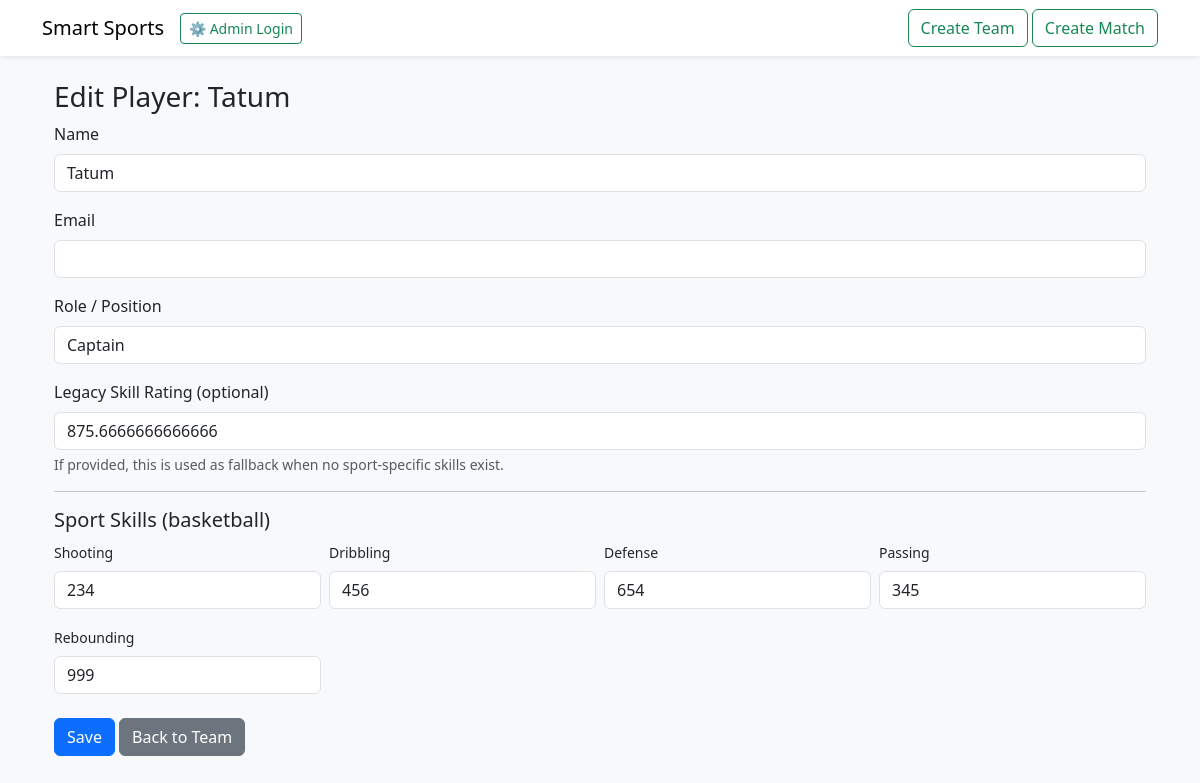
Page /players/2/edit on the committed database.
### app/models.py (models this page shows)
class Player(db.Model):
    id = db.Column(db.Integer, primary_key=True)
    name = db.Column(db.String(120), nullable=False)
    email = db.Column(db.String(200), nullable=True)
    role = db.Column(db.String(80), nullable=True)
    skill_rating = db.Column(db.Integer, default=1200)
    invited = db.Column(db.Boolean, default=False)
    team_id = db.Column(db.Integer, db.ForeignKey('team.id'), nullable=True)
    games_played = db.Column(db.Integer, default=0)
    wins = db.Column(db.Integer, default=0)
    losses = db.Column(db.Integer, default=0)
    is_admin = db.Column(db.Boolean, default=False)
    skills = db.relationship("PlayerSkill", backref="player", lazy=True, cascade="all, delete-orphan")

class Team(db.Model):
    id = db.Column(db.Integer, primary_key=True)
    name = db.Column(db.String(120), nullable=False)
    color = db.Column(db.String(30), nullable=True)
    skill_rating = db.Column(db.Integer, default=1200)
    created_at = db.Column(db.DateTime, default=datetime.utcnow)
    sport = db.Column(db.String(50), nullable=True, default="soccer")
    captain_id = db.Column(db.Integer, db.ForeignKey('player.id'), nullable=True)
    matches_played = db.Column(db.Integer, default=0)
    matches_won = db.Column(db.Integer, default=0)
    matches_lost = db.Column(db.Integer, default=0)
    players = db.relationship("Player", backref="team", lazy=True, foreign_keys="Player.team_id")

class PlayerSkill(db.Model):
    id = db.Column(db.Integer, primary_key=True)
    player_id = db.Column(db.Integer, db.ForeignKey('player.id'), nullable=False)
    sport = db.Column(db.String(50), nullable=False)
    name = db.Column(db.String(80), nullable=False)
    value = db.Column(db.Integer, nullable=False, default=0)

### app/routes.py (the view, shortened to what this page needs)
@app.route("/players/<int:player_id>/edit", methods=["GET", "POST"])
def edit_player(player_id):
    player = Player.query.get_or_404(player_id)
    team = player.team
    sport = team.sport if team else None
    skill_names = skill_fields_for_sport(sport)
    existing_skills = {s.name: s.value for s in player.skills}
    return render_template("edit_player.html", player=player, team=team, skill_names=skill_names, existing_skills=existing_skills)

### app/routes.py (called while the page is built)
def skill_fields_for_sport(sport):
    mapping = {
        "soccer": ["Shooting", "Passing", "Defending", "Speed", "Stamina"],
        "basketball": ["Shooting", "Dribbling", "Defense", "Passing", "Rebounding"],
        "volleyball": ["Serving", "Spiking", "Blocking", "Setting", "Passing"],
        "hockey": ["Shooting", "Skating", "Defense", "Checking", "Passing"],
        "football": ["Throwing", "Catching", "Tackling", "Speed", "Awareness"],
        "cricket": ["Bowling", "Batting", "Fielding", "Speed", "Fitness"],
        "default": ["Skill A", "Skill B", "Skill C", "Skill D", "Skill E"]
    }
    if not sport:
        return mapping["default"]
    return mapping.get(sport.lower(), mapping["default"])

### app/templates/edit_player.html
{% extends "base.html" %}
{% block content %}
<div class="container mt-4">
    <h3>Edit Player: {{ player.name }}</h3>
    <form method="POST" action="{{ url_for('edit_player', player_id=player.id) }}">
        <div class="mb-3">
            <label class="form-label">Name</label>
            <input class="form-control" name="name" value="{{ player.name }}" required>
        </div>
        <div class="mb-3">
            <label class="form-label">Email</label>
            <input class="form-control" name="email" value="{{ player.email or '' }}">
        </div>
        <div class="mb-3">
            <label class="form-label">Role / Position</label>
            <input class="form-control" name="role" value="{{ player.role or '' }}">
        </div>
        <div class="mb-3">
            <label class="form-label">Legacy Skill Rating (optional)</label>
            <input type="number" class="form-control" name="skill_rating" value="{{ player.skill_rating or 1200 }}">
            <div class="form-text">If provided, this is used as fallback when no sport-specific skills exist.</div>
        </div>
        <hr>
        <h5>Sport Skills {% if team %} ({{ team.sport }}) {% endif %}</h5>
        <div class="row g-2">
            {% for skill_name in skill_names %}
            <div class="col-md-3 mb-2">
                <label class="form-label small">{{ skill_name }}</label>
                <input type="number" class="form-control" min="0" max="999"
                       name="skill_{{ skill_name.replace(' ', '_') }}"
                       value="{{ existing_skills.get(skill_name, '') }}">
            </div>
            {% endfor %}
        </div>
        <div class="mt-3">
            <button class="btn btn-primary" type="submit">Save</button>
            {% if team %}
            <a class="btn btn-secondary" href="{{ url_for('team_detail', team_id=team.id) }}">Back to Team</a>
            {% else %}
            <a class="btn btn-secondary" href="{{ url_for('index') }}">Back</a>
            {% endif %}
        </div>
    </form>
</div>
{% endblock %}

### rows in the picture
Player: name "Tatum", role "Captain", skill_rating "875.6666666666666"
Team: sport "basketball"
PlayerSkill: name "Shooting", skill_Shooting "234"
PlayerSkill: name "Dribbling", get "456"
PlayerSkill: name "Defense", get "654"
PlayerSkill: name "Passing", skill_Passing "345"
PlayerSkill: name "Rebounding", get "999"
